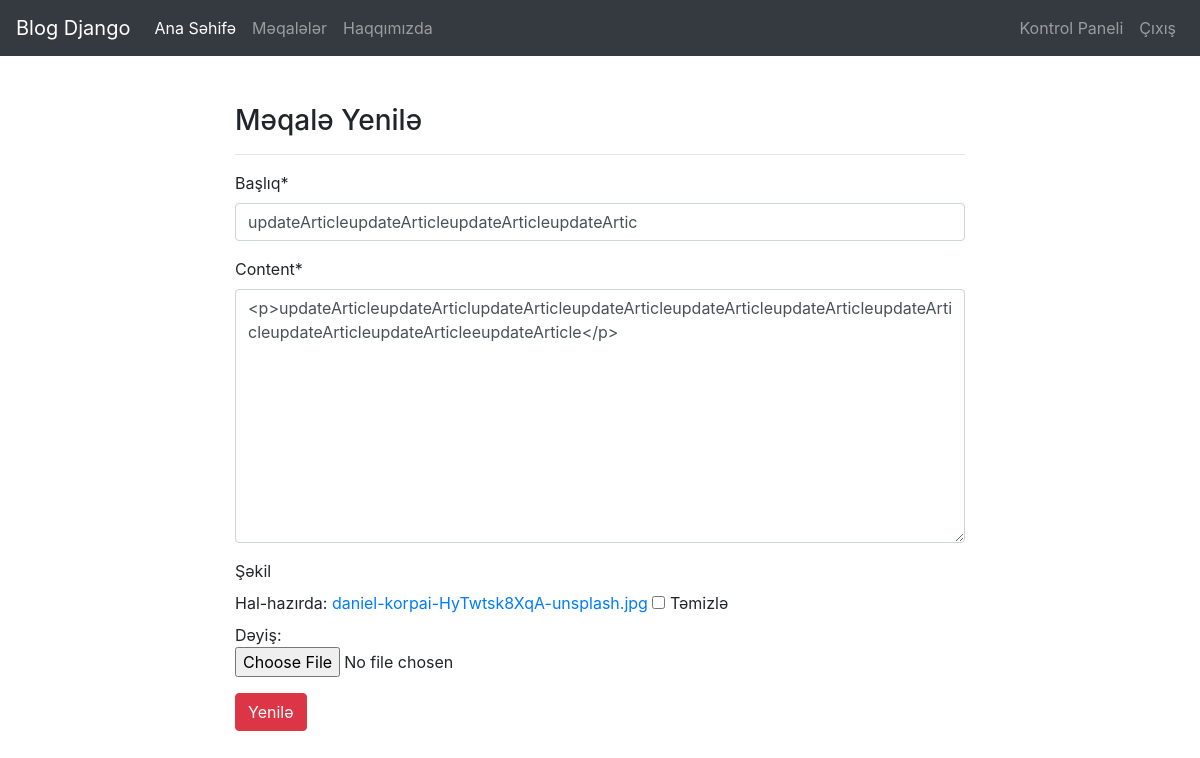
Page /articles/update/6 (signed in) on the committed database.
### article/models.py (models this page shows, shortened)
class Article(models.Model):
    author=models.ForeignKey("auth.User",on_delete=models.CASCADE,verbose_name="Yazar")
    title=models.CharField(max_length=50,verbose_name="Başlıq")
    content=RichTextField("Məzmun")
    article_image=models.FileField(blank=True,null=True,verbose_name="Şəkil")
    created_at=models.DateTimeField(auto_now_add=True,verbose_name="Yaradılma Tarixi")
    updated_at=models.DateTimeField(auto_now_add=True,verbose_name="Yenilənmə Tarixi")
    class Meta: # tarixe gore siralama
        ordering = ['-created_at']

### article/views.py (the view)
# urls.py: path('update/<int:id>', views.updateArticle,name="updateArticle"),
@login_required(login_url = "user:login")
def updateArticle(request,id):
    article=get_object_or_404(Article,id=id)
    form=ArticleForm(request.POST or None,request.FILES or None,instance=article) # icerisine elave edir
    if form.is_valid():
        article=form.save(commit=False)
        article.author=request.user
        article.save()
        messages.success(request,"Məqalə uğurla yeniləndi!")
        return redirect("article:dashboard")
    context={
        "form":form
    }
    return render(request,"update.html",context)

### article/forms.py
class ArticleForm(forms.ModelForm):
    class Meta: #bu sayede birde custom form yaratmiriq modeli olanlarinki cox qisa kodla yaranmis olur
        model=Article
        fields=["title","content","article_image"]

### templates/update.html (shortened to what this page needs)
{% extends "layout.html" %}
{% block body %}
{% load crispy_forms_tags%}
<div class="row">
    <div class="col-md-8 offset-md-2">
        <h3  class="mt-5" >Məqalə Yenilə</h3>
        <hr>
        <form method="POST" enctype="multipart/form-data" >
            {{form| crispy}}
            <button type="submit" class="btn btn-danger" > Yenilə </button>
        </form>
    </div>
</div>
{% endblock body %}

### rows in the picture
Article: title "updateArticleupdateArticleupdateArticleupdateArtic", content "<p>updateArticleupdateArticlupdateArticleupdateArticleupdateArticleupdateArticleupdateArticleupdateArticleupdateArticleeupdateArticle</p>"
